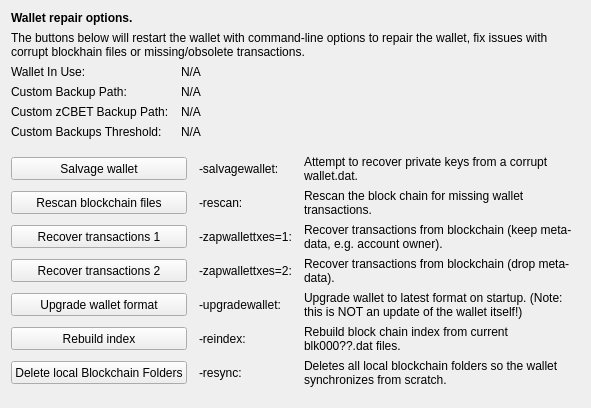
     <widget class="QWidget" name="tab_repair">
      <attribute name="title">
       <string>&amp;Wallet Repair</string>
      </attribute>
      <layout class="QGridLayout" name="gridLayout_4" columnstretch="0,0,0,0">
       <property name="horizontalSpacing">
        <number>12</number>
       </property>
       <item row="0" column="0" colspan="4">
        <widget class="QLabel" name="label_repair_header">
         <property name="font">
          <font>
           <weight>75</weight>
           <bold>true</bold>
          </font>
         </property>
         <property name="text">
          <string>Wallet repair options.</string>
         </property>
        </widget>
       </item>
       <item row="1" column="0" colspan="4">
        <widget class="QLabel" name="label_repair_helptext">
         <property name="font">
          <font>
           <weight>50</weight>
           <bold>false</bold>
          </font>
         </property>
         <property name="text">
          <string>The buttons below will restart the wallet with command-line options to repair the wallet, fix issues with corrupt blockhain files or missing/obsolete transactions.</string>
         </property>
         <property name="wordWrap">
          <bool>true</bool>
         </property>
        </widget>
       </item>
       <item row="2" column="0">
        <widget class="QLabel" name="wallet_path_label">
         <property name="text">
          <string>Wallet In Use:</string>
         </property>
        </widget>
       </item>
       <item row="2" column="1" colspan="3">
        <widget class="QLabel" name="wallet_path">
         <property name="cursor">
          <cursorShape>IBeamCursor</cursorShape>
         </property>
         <property name="text">
          <string>N/A</string>
         </property>
         <property name="textFormat">
          <enum>Qt::PlainText</enum>
         </property>
         <property name="textInteractionFlags">
          <set>Qt::LinksAccessibleByMouse|Qt::TextSelectableByKeyboard|Qt::TextSelectableByMouse</set>
         </property>
        </widget>
       </item>
       <item row="3" column="0">
        <widget class="QLabel" name="wallet_custombackuppath_label">
         <property name="text">
          <string>Custom Backup Path:</string>
         </property>
         <property name="visible">
          <bool>false</bool>
         </property>
        </widget>
       </item>
       <item row="3" column="1" colspan="3">
        <widget class="QLabel" name="wallet_custombackuppath">
         <property name="cursor">
          <cursorShape>IBeamCursor</cursorShape>
         </property>
         <property name="text">
          <string>N/A</string>
         </property>
         <property name="textFormat">
          <enum>Qt::PlainText</enum>
         </property>
         <property name="textInteractionFlags">
          <set>Qt::LinksAccessibleByMouse|Qt::TextSelectableByKeyboard|Qt::TextSelectableByMouse</set>
         </property>
         <property name="visible">
          <bool>false</bool>
         </property>
        </widget>
       </item>
       <item row="4" column="0">
        <widget class="QLabel" name="wallet_customzcbetbackuppath_label">
         <property name="text">
          <string>Custom zCBET Backup Path:</string>
         </property>
         <property name="visible">
          <bool>false</bool>
         </property>
        </widget>
       </item>
       <item row="4" column="1" colspan="3">
        <widget class="QLabel" name="wallet_customzcbetbackuppath">
         <property name="cursor">
          <cursorShape>IBeamCursor</cursorShape>
         </property>
         <property name="text">
          <string>N/A</string>
         </property>
         <property name="textFormat">
          <enum>Qt::PlainText</enum>
         </property>
         <property name="textInteractionFlags">
          <set>Qt::LinksAccessibleByMouse|Qt::TextSelectableByKeyboard|Qt::TextSelectableByMouse</set>
         </property>
         <property name="visible">
          <bool>false</bool>
         </property>
        </widget>
       </item>
       <item row="5" column="0">
        <widget class="QLabel" name="wallet_custombackupthreshold_label">
         <property name="text">
          <string>Custom Backups Threshold:</string>
         </property>
         <property name="visible">
          <bool>false</bool>
         </property>
        </widget>
       </item>
       <item row="5" column="1" colspan="3">
        <widget class="QLabel" name="wallet_custombackupthreshold">
         <property name="cursor">
          <cursorShape>IBeamCursor</cursorShape>
         </property>
         <property name="text">
          <string>N/A</string>
         </property>
         <property name="textFormat">
          <enum>Qt::PlainText</enum>
         </property>
         <property name="textInteractionFlags">
          <set>Qt::LinksAccessibleByMouse|Qt::TextSelectableByKeyboard|Qt::TextSelectableByMouse</set>
         </property>
         <property name="visible">
          <bool>false</bool>
         </property>
        </widget>
       </item>
       <item row="6" column="0">
        <spacer name="verticalSpacer_repair1">
         <property name="orientation">
          <enum>Qt::Vertical</enum>
         </property>
         <property name="sizeHint" stdset="0">
          <size>
           <width>10</width>
           <height>10</height>
          </size>
         </property>
        </spacer>
       </item>
       <item row="7" column="0" colspan="2">
        <widget class="QPushButton" name="btn_salvagewallet">
         <property name="minimumSize">
          <size>
           <width>100</width>
           <height>23</height>
          </size>
         </property>
         <property name="text">
          <string>Salvage wallet</string>
         </property>
        </widget>
       </item>
       <item row="7" column="2">
        <widget class="QLabel" name="label_repair_salvage_command">
         <property name="text">
          <string notr="true">-salvagewallet:</string>
         </property>
        </widget>
       </item>
       <item row="7" column="3">
        <widget class="QLabel" name="label_repair_salvage">
         <property name="text">
          <string>Attempt to recover private keys from a corrupt wallet.dat.</string>
         </property>
         <property name="wordWrap">
          <bool>true</bool>
         </property>
        </widget>
       </item>
       <item row="8" column="0" colspan="2">
        <widget class="QPushButton" name="btn_rescan">
         <property name="minimumSize">
          <size>
           <width>100</width>
           <height>23</height>
          </size>
         </property>
         <property name="text">
          <string>Rescan blockchain files</string>
         </property>
        </widget>
       </item>
       <item row="8" column="2">
        <widget class="QLabel" name="label_repair_rescan_command">
         <property name="text">
          <string notr="true">-rescan:</string>
         </property>
        </widget>
       </item>
       <item row="8" column="3">
        <widget class="QLabel" name="label_repair_rescan">
         <property name="text">
          <string>Rescan the block chain for missing wallet transactions.</string>
         </property>
         <property name="wordWrap">
          <bool>true</bool>
         </property>
        </widget>
       </item>
       <item row="9" column="0" colspan="2">
        <widget class="QPushButton" name="btn_zapwallettxes1">
         <property name="minimumSize">
          <size>
           <width>100</width>
           <height>23</height>
          </size>
         </property>
         <property name="text">
          <string>Recover transactions 1</string>
         </property>
        </widget>
       </item>
       <item row="9" column="2">
        <widget class="QLabel" name="label_repair_zap1_command">
         <property name="text">
          <string notr="true">-zapwallettxes=1:</string>
         </property>
        </widget>
       </item>
       <item row="9" column="3">
        <widget class="QLabel" name="label_repair_zap1">
         <property name="text">
          <string>Recover transactions from blockchain (keep meta-data, e.g. account owner).</string>
         </property>
         <property name="wordWrap">
          <bool>true</bool>
         </property>
        </widget>
       </item>
       <item row="10" column="0" colspan="2">
        <widget class="QPushButton" name="btn_zapwallettxes2">
         <property name="minimumSize">
          <size>
           <width>100</width>
           <height>23</height>
          </size>
         </property>
         <property name="text">
          <string>Recover transactions 2</string>
         </property>
        </widget>
       </item>
       <item row="10" column="2">
        <widget class="QLabel" name="label_repair_zap2_command">
         <property name="text">
          <string notr="true">-zapwallettxes=2:</string>
         </property>
        </widget>
       </item>
       <item row="10" column="3">
        <widget class="QLabel" name="label_repair_zap2">
         <property name="text">
          <string>Recover transactions from blockchain (drop meta-data).</string>
         </property>
         <property name="wordWrap">
          <bool>true</bool>
         </property>
        </widget>
       </item>
       <item row="11" column="0" colspan="2">
        <widget class="QPushButton" name="btn_upgradewallet">
         <property name="minimumSize">
          <size>
           <width>100</width>
           <height>23</height>
          </size>
         </property>
         <property name="text">
          <string>Upgrade wallet format</string>
         </property>
        </widget>
       </item>
       <item row="11" column="2">
        <widget class="QLabel" name="label_repair_upgrade_command">
         <property name="text">
          <string notr="true">-upgradewallet:</string>
         </property>
        </widget>
       </item>
       <item row="11" column="3">
        <widget class="QLabel" name="label_repair_upgrade">
         <property name="text">
          <string>Upgrade wallet to latest format on startup. (Note: this is NOT an update of the wallet itself!)</string>
         </property>
         <property name="wordWrap">
          <bool>true</bool>
         </property>
        </widget>
       </item>
       <item row="12" column="0" colspan="2">
        <widget class="QPushButton" name="btn_reindex">
         <property name="minimumSize">
          <size>
           <width>100</width>
           <height>23</height>
          </size>
         </property>
         <property name="text">
          <string>Rebuild index</string>
         </property>
        </widget>
       </item>
       <item row="12" column="2">
        <widget class="QLabel" name="label_repair_reindex_command">
         <property name="text">
          <string notr="true">-reindex:</string>
         </property>
        </widget>
       </item>
       <item row="12" column="3">
        <widget class="QLabel" name="label_repair_reindex">
         <property name="text">
          <string>Rebuild block chain index from current blk000??.dat files.</string>
         </property>
         <property name="wordWrap">
          <bool>true</bool>
         </property>
        </widget>
       </item>
       <item row="13" column="0" colspan="2">
        <widget class="QPushButton" name="btn_resync">
         <property name="minimumSize">
          <size>
           <width>100</width>
           <height>23</height>
          </size>
         </property>
         <property name="text">
          <string>Delete local Blockchain Folders</string>
         </property>
        </widget>
       </item>
       <item row="13" column="2">
        <widget class="QLabel" name="label_repair_resync_command">
         <property name="text">
          <string>-resync:</string>
         </property>
        </widget>
       </item>
       <item row="13" column="3">
        <widget class="QLabel" name="label_repair_resync">
         <property name="text">
          <string>Deletes all local blockchain folders so the wallet synchronizes from scratch.</string>
         </property>
         <property name="wordWrap">
          <bool>true</bool>
         </property>
        </widget>
       </item>
       <item row="14" column="0">
        <spacer name="verticalSpacer_repair2">
         <property name="orientation">
          <enum>Qt::Vertical</enum>
         </property>
         <property name="sizeHint" stdset="0">
          <size>
           <width>20</width>
           <height>10</height>
          </size>
         </property>
        </spacer>
       </item>
      </layout>
     </widget>
